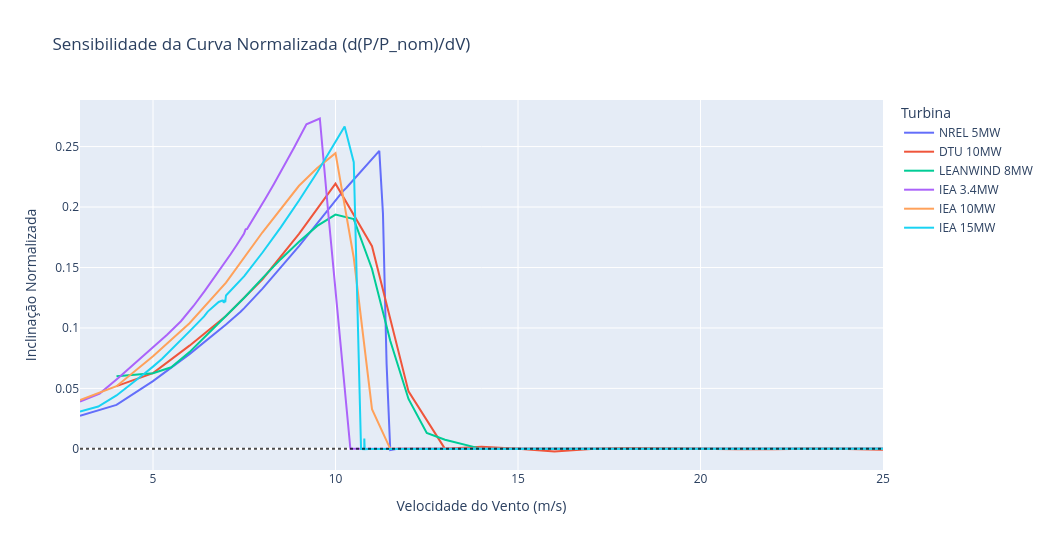

Here is the notebook cell this chart was saved with:
### Markdown cell above
**Informações obtidas:**
- **Formato sigmoidal:** Cada curva apresenta as três regiões características: (1) potência zero abaixo do cut-in, (2) crescimento cúbico (P ∝ v³) e (3) plateau na potência nominal até o cut-out.
- **Transição para potência nominal:** Turbinas offshore de grande porte (IEA 15MW, DTU 10MW) apresentam transições mais suaves, refletindo controle de pitch mais sofisticado.
- **Cut-out:** Todas as turbinas atingem cut-out em 25 m/s — padrão da indústria para proteção estrutural.

### Code cell
turbine_names = list(TURBINES.keys())

plot_power_curves(df_all, turbine_names, mode='normalized')

df_norm = df_all.sort_values(['turbine', 'wind_speed_ms']).copy()
slope_rows = []
for name in turbine_names:
    df_t = df_norm[df_norm['turbine'] == name].sort_values('wind_speed_ms').copy()
    df_t['dP_dV_norm'] = np.gradient(df_t['power_norm'], df_t['wind_speed_ms'])
    slope_rows.append(df_t[['turbine', 'wind_speed_ms', 'dP_dV_norm']])

df_slope = pd.concat(slope_rows, ignore_index=True)

fig_slope = px.line(
    df_slope,
    x='wind_speed_ms',
    y='dP_dV_norm',
    color='turbine',
    title='Sensibilidade da Curva Normalizada (d(P/P_nom)/dV)',
    labels={
        'wind_speed_ms': 'Velocidade do Vento (m/s)',
        'dP_dV_norm': 'Inclinação Normalizada',
        'turbine': 'Turbina',
    },
)
fig_slope.add_hline(y=0, line_dash='dot', line_color='black', opacity=0.7)
fig_slope.update_layout(height=550, width=1050)
fig_slope.show()

### Figure 1 — Plotly figure (JSON) as saved in the notebook; plotly's stock layout.template omitted (floating-point values rounded to 4 significant figures)
{"data": [{"hovertemplate": "Turbina=NREL 5MW<br>Velocidade do Vento (m/s)=%{x}<br>Inclinação Normalizada=%{y}<extra></extra>", "legendgroup": "NREL 5MW", "line": {"color": "#636efa", "dash": "solid"}, "marker": {"symbol": "circle"}, "mode": "lines", "name": "NREL 5MW", "orientation": "v", "showlegend": true, "type": "scatter", "x": [3.0, 4.0, 5.0, 6.0, 7.0, 7.1, 7.2, 7.3, 7.4, 7.5, 7.6, 7.7, 7.8, 7.9, 8.0, 9.0, 10.0, 10.1, 10.2, 10.3, 10.4, 10.5, 10.6, 10.7, 10.8, 10.9, 11.0, 11.1, 11.2, 11.3, 11.4, 11.5, 11.6, 11.7, 11.8, 11.9, 12.0, 13.0, 14.0, 15.0, 16.0, 17.0, 18.0, 19.0, 20.0, 21.0, 22.0, 23.0, 24.0, 25.0], "xaxis": "x", "y": [0.02743, 0.03634, 0.05599, 0.07833, 0.1028, 0.1053, 0.1081, 0.1107, 0.1134, 0.1164, 0.1195, 0.1225, 0.1256, 0.1291, 0.1325, 0.1677, 0.2056, 0.2096, 0.213, 0.216, 0.2194, 0.2227, 0.2262, 0.2296, 0.2327, 0.2364, 0.24, 0.2437, 0.2465, 0.1948, 0.07023, -0.00094, -0.0002, 8.882e-16, 4e-05, 2e-05, 1.818e-07, 1e-06, 1e-06, -1e-06, 0.0, 3e-06, 0.0, 1e-06, 0.0, 1e-06, -1e-06, -5e-06, 3e-06, 8e-06], "yaxis": "y"}, {"hovertemplate": "Turbina=DTU 10MW<br>Velocidade do Vento (m/s)=%{x}<br>Inclinação Normalizada=%{y}<extra></extra>", "legendgroup": "DTU 10MW", "line": {"color": "#EF553B", "dash": "solid"}, "marker": {"symbol": "circle"}, "mode": "lines", "name": "DTU 10MW", "orientation": "v", "showlegend": true, "type": "scatter", "x": [4.0, 5.0, 6.0, 7.0, 8.0, 9.0, 10.0, 11.0, 12.0, 13.0, 14.0, 15.0, 16.0, 17.0, 18.0, 19.0, 20.0, 21.0, 22.0, 23.0, 24.0, 25.0], "xaxis": "x", "y": [0.05189, 0.06263, 0.08535, 0.1099, 0.1403, 0.1778, 0.2193, 0.1676, 0.04751, 1e-05, 0.00176, 0.000135, -0.002185, -0.000105, 0.00064, 0.000315, -0.00044, -0.00025, -0.000225, 0.00012, -0.00019, -0.00079], "yaxis": "y"}, {"hovertemplate": "Turbina=LEANWIND 8MW<br>Velocidade do Vento (m/s)=%{x}<br>Inclinação Normalizada=%{y}<extra></extra>", "legendgroup": "LEANWIND 8MW", "line": {"color": "#00cc96", "dash": "solid"}, "marker": {"symbol": "circle"}, "mode": "lines", "name": "LEANWIND 8MW", "orientation": "v", "showlegend": true, "type": "scatter", "x": [4.0, 4.5, 5.0, 5.5, 6.0, 6.5, 7.0, 7.5, 8.0, 8.5, 9.0, 9.5, 10.0, 10.5, 11.0, 11.5, 12.0, 12.5, 13.0, 13.5, 14.0, 14.5, 15.0, 15.5, 16.0, 16.5, 17.0, 17.5, 18.0, 18.5, 19.0, 19.5, 20.0, 20.5, 21.0, 21.5, 22.0, 22.5, 23.0, 23.5, 24.0, 24.5, 25.0], "xaxis": "x", "y": [0.06, 0.06125, 0.0625, 0.0675, 0.08, 0.095, 0.11, 0.125, 0.1412, 0.1569, 0.1713, 0.1844, 0.1937, 0.19, 0.1488, 0.08937, 0.04125, 0.01312, 0.0075, 0.00375, 0.0, 0.0, 0.0, 0.0, 0.0, 0.0, 0.0, 0.0, 0.0, 0.0, 0.0, 0.0, 0.0, 0.0, 0.0, 0.0, 0.0, 0.0, 0.0, 0.0, 0.0, 0.0, 0.0], "yaxis": "y"}, {"hovertemplate": "Turbina=IEA 3.4MW<br>Velocidade do Vento (m/s)=%{x}<br>Inclinação Normalizada=%{y}<extra></extra>", "legendgroup": "IEA 3.4MW", "line": {"color": "#ab63fa", "dash": "solid"}, "marker": {"symbol": "circle"}, "mode": "lines", "name": "IEA 3.4MW", "orientation": "v", "showlegend": true, "type": "scatter", "x": [3.0, 3.539, 4.048, 4.527, 4.973, 5.386, 5.765, 6.11, 6.419, 6.691, 6.927, 7.125, 7.286, 7.408, 7.492, 7.537, 7.543, 7.576, 7.647, 7.756, 7.904, 8.09, 8.313, 8.573, 8.87, 9.203, 9.571, 9.813, 10.41, 10.88, 11.37, 11.9, 12.46, 13.05, 13.66, 14.3, 14.96, 15.65, 16.35, 17.07, 17.82, 18.57, 19.34, 20.13, 20.92, 21.73, 22.54, 23.36, 24.18, 25.0], "xaxis": "x", "y": [0.03914, 0.0457, 0.05863, 0.07128, 0.08328, 0.09433, 0.1055, 0.1182, 0.1306, 0.1419, 0.1521, 0.1609, 0.1682, 0.1739, 0.1778, 0.1815, 0.1818, 0.1819, 0.1853, 0.1907, 0.198, 0.2074, 0.2191, 0.233, 0.2494, 0.2685, 0.2732, 0.1914, 2.478e-07, 4.152e-08, -2.097e-07, 2.912e-06, 2.886e-07, -2.531e-06, 1.977e-06, 7.083e-06, -1.451e-06, -7.298e-06, 2.907e-07, 4.138e-07, 1.568e-07, 3.011e-06, 5.998e-06, -2.426e-06, -6.314e-06, -7.228e-07, 7.18e-07, -9.784e-08, 1.803e-05, 3.749e-05], "yaxis": "y"}, {"hovertemplate": "Turbina=IEA 10MW<br>Velocidade do Vento (m/s)=%{x}<br>Inclinação Normalizada=%{y}<extra></extra>", "legendgroup": "IEA 10MW", "line": {"color": "#FFA15A", "dash": "solid"}, "marker": {"symbol": "circle"}, "mode": "lines", "name": "IEA 10MW", "orientation": "v", "showlegend": true, "type": "scatter", "x": [3.0, 4.0, 5.0, 6.0, 7.0, 8.0, 9.0, 9.5, 10.0, 10.5, 11.0, 11.5, 12.0, 13.0, 14.0, 15.0, 16.0, 18.0, 20.0, 25.0], "xaxis": "x", "y": [0.04026, 0.05182, 0.07665, 0.1039, 0.1375, 0.1791, 0.2176, 0.2323, 0.2446, 0.1581, 0.03286, 0.0, 5.551e-17, 0.0, 0.0, 0.0, 2.776e-17, 0.0, 5.714e-09, 2e-08], "yaxis": "y"}, {"hovertemplate": "Turbina=IEA 15MW<br>Velocidade do Vento (m/s)=%{x}<br>Inclinação Normalizada=%{y}<extra></extra>", "legendgroup": "IEA 15MW", "line": {"color": "#19d3f3", "dash": "solid"}, "marker": {"symbol": "circle"}, "mode": "lines", "name": "IEA 15MW", "orientation": "v", "showlegend": true, "type": "scatter", "x": [3.0, 3.5, 4.0, 4.5, 4.75, 5.0, 5.25, 6.0, 6.2, 6.4, 6.5, 6.55, 6.6, 6.7, 6.8, 6.9, 6.92, 6.93, 6.94, 6.95, 6.96, 6.97, 6.98, 6.99, 7.0, 7.5, 8.0, 8.5, 9.0, 9.5, 10.0, 10.25, 10.5, 10.6, 10.7, 10.72, 10.74, 10.76, 10.78, 10.78, 10.79, 10.79, 10.79, 10.79, 10.79, 10.8, 10.9, 11.0, 11.25, 11.5, 11.75, 12.0, 13.0, 14.0, 15.0, 17.5, 20.0, 22.5, 25.0], "xaxis": "x", "y": [0.03093, 0.035, 0.04419, 0.05558, 0.06191, 0.06802, 0.07456, 0.09718, 0.1032, 0.1096, 0.1135, 0.1149, 0.1159, 0.119, 0.1215, 0.1226, 0.1226, 0.1215, 0.1214, 0.1221, 0.1224, 0.1216, 0.1213, 0.1245, 0.1268, 0.1428, 0.1624, 0.1832, 0.2054, 0.2288, 0.2539, 0.2666, 0.237, 0.1113, -0.000127, -0.0001601, -0.0001519, 8.408e-07, -0.0003229, -8.194e-05, -3.818e-06, -0.0005558, -0.0002245, 0.006122, 0.008463, -0.0003036, -9.118e-05, -9.491e-05, -2.116e-05, 2.043e-05, 8.759e-06, 7.466e-06, 1.96e-05, -1.617e-07, 3.586e-07, 9.311e-07, 1.925e-05, 3.732e-05, 3.618e-05], "yaxis": "y"}], "layout": {"height": 550, "legend": {"title": {"text": "Turbina"}, "tracegroupgap": 0}, "shapes": [{"line": {"color": "black", "dash": "dot"}, "opacity": 0.7, "type": "line", "x0": 0, "x1": 1, "xref": "x domain", "y0": 0, "y1": 0, "yref": "y"}], "title": {"text": "Sensibilidade da Curva Normalizada (d(P/P_nom)/dV)"}, "width": 1050, "xaxis": {"anchor": "y", "domain": [0, 1], "title": {"text": "Velocidade do Vento (m/s)"}}, "yaxis": {"anchor": "x", "domain": [0, 1], "title": {"text": "Inclinação Normalizada"}}}}
